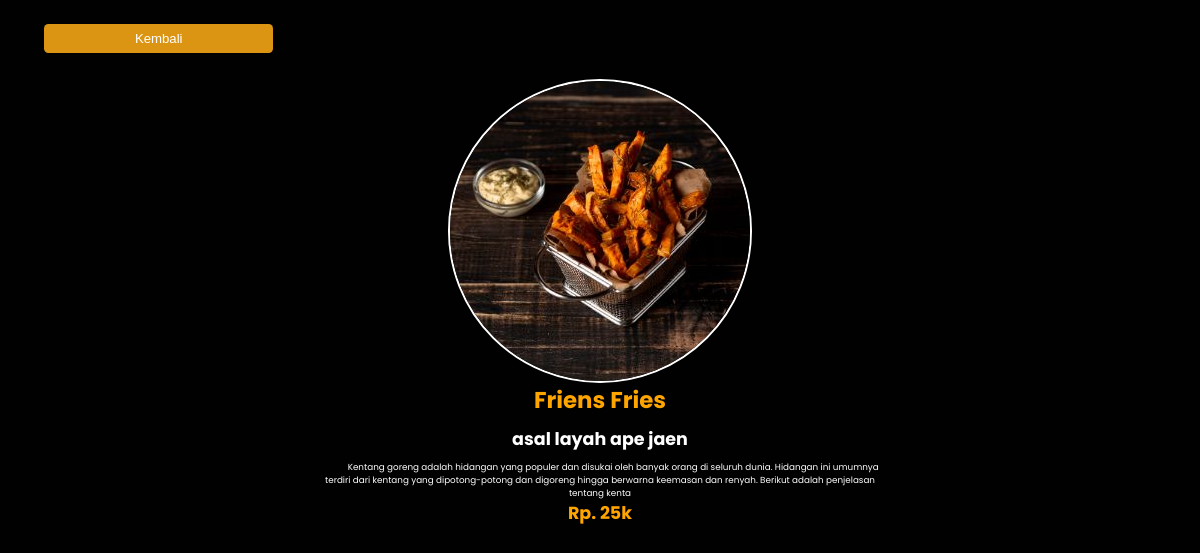
The page /detail-menu.php?id_menu=2 on the database its author committed.
### tables this page shows
CREATE TABLE `menu` (
  `id_menu` int(11) NOT NULL,
  `nama` varchar(100) NOT NULL,
  `gambar` varchar(255) NOT NULL,
  `detail` text NOT NULL,
  `sub_detail` varchar(100) NOT NULL,
  `harga` varchar(17) NOT NULL
);

### detail-menu.php (the view, shortened to what this page needs)
<?php
include 'koneksi.php';
$id = $_GET['id_menu'];
$data = mysqli_query($koneksi, "SELECT * FROM menu WHERE id_menu='".$id."'");
$get = mysqli_fetch_array($data);
?>
<!DOCTYPE html>
<html lang="en">
<head>
    <link rel="stylesheet" href="css/style.css" />
</head>
<body>
<div class="core-contain">
    <button class="back" onclick="window.history.back();">Kembali</button>
    <div class="img-detail">
        <img src="<?php echo $get['gambar'];?>" alt="">
    </div>
    <div class="detail">
        <h1><?php echo $get['nama'];?></h1>
        <h2><?php echo $get['sub_detail'];?></h2>
        <p><?php echo $get['detail'];?></p>
        <div class="price">
            <h2>Rp. <?php echo $get['harga'];?></h2>
        </div>
    </div>
</div>
</body>
</html>

### css/style.css (style rules this page uses)
:root { --primary: rgb(255, 150, 38); --bg: #010101; }
* { margin: 0; padding: 0; box-sizing: border-box; outline: none; border: none; text-decoration: none; }
html { scroll-behavior: smooth; }
body { font-family: "poppins", sans-serif; background-color: var(--bg); color: #fff; }
@media (min-width: 450px) { html { font-size: 55%; } }
.core-contain { display: flex; flex-direction: column; position: relative; width: 100%; justify-content: center; padding: 2% 3rem; }
.core-contain .back { padding: 0.8rem; color: #fff; background-color: rgb(220, 149, 18); border-radius: 0.5rem; font-size: 1.5rem; width: 20%; margin-left: 2rem; margin-bottom: 3rem; cursor: pointer; transition: all ease 0.6s; }
.core-contain .img-detail { position: relative; display: flex; flex-direction: column; align-items: center; justify-content: center; }
.core-contain .img-detail img { display: flex; align-items: center; text-align: center; justify-content: center; border-radius: 999px; background-position: center; background-repeat: no-repeat; background-size: cover; border: 2px solid white !important; }
.detail { display: flex; justify-content: center; align-items: center; position: relative; flex-direction: column; width: 100%; text-align: center; }
.detail h2 { font-size: 1.99rem; margin-bottom: 1rem; }
.detail h1 { font-size: 2.6rem; margin-bottom: 1rem; color: orange; }
.detail p { width: 50%; text-wrap: wrap; text-indent: 3rem; }
.detail .price { color: orange; font-size: 2rem; font-weight: bold; }

### rows shown on the page
menu: gambar (picture), nama "Friens Fries", sub_detail "asal layah ape jaen", detail "Kentang goreng adalah hidangan yang populer dan disukai oleh banyak orang di seluruh dunia. Hidangan ini umumnya terdiri dari kentang yang dipotong-potong dan digoreng hingga berwarna keemasan dan renyah. Berikut adalah penjelasan tentang kenta", harga "25k"
